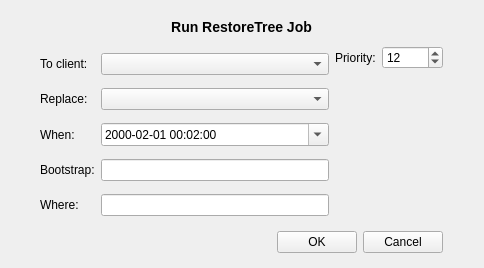
<ui version="4.0" >
 <class>restoreTreeRunForm</class>
 <widget class="QWidget" name="restoreTreeRunForm" >
  <property name="geometry" >
   <rect>
    <x>0</x>
    <y>0</y>
    <width>484</width>
    <height>268</height>
   </rect>
  </property>
  <property name="windowTitle" >
   <string>Form</string>
  </property>
  <layout class="QGridLayout" >
   <property name="margin" >
    <number>9</number>
   </property>
   <property name="spacing" >
    <number>6</number>
   </property>
   <item row="2" column="1" >
    <spacer>
     <property name="orientation" >
      <enum>Qt::Vertical</enum>
     </property>
     <property name="sizeHint" >
      <size>
       <width>20</width>
       <height>20</height>
      </size>
     </property>
    </spacer>
   </item>
   <item row="0" column="1" >
    <spacer>
     <property name="orientation" >
      <enum>Qt::Vertical</enum>
     </property>
     <property name="sizeHint" >
      <size>
       <width>20</width>
       <height>20</height>
      </size>
     </property>
    </spacer>
   </item>
   <item row="1" column="1" >
    <layout class="QGridLayout" >
     <property name="margin" >
      <number>0</number>
     </property>
     <property name="spacing" >
      <number>6</number>
     </property>
     <item row="1" column="0" >
      <layout class="QGridLayout" >
       <property name="margin" >
        <number>0</number>
       </property>
       <property name="spacing" >
        <number>6</number>
       </property>
       <item row="1" column="1" >
        <widget class="QComboBox" name="replaceCombo" />
       </item>
       <item row="1" column="0" >
        <widget class="QLabel" name="label_13" >
         <property name="text" >
          <string>Replace:</string>
         </property>
        </widget>
       </item>
       <item row="0" column="1" >
        <widget class="QComboBox" name="clientCombo" />
       </item>
       <item row="2" column="1" >
        <widget class="QDateTimeEdit" name="dateTimeEdit" >
         <property name="dateTime" >
          <datetime>
           <hour>0</hour>
           <minute>2</minute>
           <second>0</second>
           <year>2000</year>
           <month>1</month>
           <day>1</day>
          </datetime>
         </property>
         <property name="displayFormat" >
          <string>yyyy-mm-dd hh:mm:ss</string>
         </property>
         <property name="calendarPopup" >
          <bool>true</bool>
         </property>
        </widget>
       </item>
       <item row="4" column="0" >
        <widget class="QLabel" name="label_5" >
         <property name="text" >
          <string>Where:</string>
         </property>
         <property name="openExternalLinks" >
          <bool>true</bool>
         </property>
         <property name="buddy" >
          <cstring>where</cstring>
         </property>
        </widget>
       </item>
       <item row="4" column="1" >
        <widget class="QLineEdit" name="where" >
         <property name="enabled" >
          <bool>true</bool>
         </property>
         <property name="minimumSize" >
          <size>
           <width>200</width>
           <height>0</height>
          </size>
         </property>
         <property name="readOnly" >
          <bool>false</bool>
         </property>
        </widget>
       </item>
       <item row="3" column="1" >
        <widget class="QLineEdit" name="bootstrap" >
         <property name="enabled" >
          <bool>true</bool>
         </property>
         <property name="minimumSize" >
          <size>
           <width>200</width>
           <height>0</height>
          </size>
         </property>
         <property name="readOnly" >
          <bool>false</bool>
         </property>
        </widget>
       </item>
       <item row="2" column="0" >
        <widget class="QLabel" name="label" >
         <property name="text" >
          <string>When:</string>
         </property>
         <property name="buddy" >
          <cstring>dateTimeEdit</cstring>
         </property>
        </widget>
       </item>
       <item row="0" column="0" >
        <widget class="QLabel" name="label_8" >
         <property name="text" >
          <string>To client:</string>
         </property>
         <property name="buddy" >
          <cstring>clientCombo</cstring>
         </property>
        </widget>
       </item>
       <item row="3" column="0" >
        <widget class="QLabel" name="label_12" >
         <property name="text" >
          <string>Bootstrap:</string>
         </property>
         <property name="buddy" >
          <cstring>bootstrap</cstring>
         </property>
        </widget>
       </item>
      </layout>
     </item>
     <item row="1" column="1" >
      <layout class="QVBoxLayout" >
       <property name="margin" >
        <number>0</number>
       </property>
       <property name="spacing" >
        <number>6</number>
       </property>
       <item>
        <layout class="QHBoxLayout" >
         <property name="margin" >
          <number>0</number>
         </property>
         <property name="spacing" >
          <number>6</number>
         </property>
         <item>
          <widget class="QLabel" name="label_4" >
           <property name="text" >
            <string>Priority:</string>
           </property>
           <property name="buddy" >
            <cstring>prioritySpin</cstring>
           </property>
          </widget>
         </item>
         <item>
          <widget class="QSpinBox" name="prioritySpin" >
           <property name="maximum" >
            <number>10000</number>
           </property>
           <property name="minimum" >
            <number>1</number>
           </property>
           <property name="value" >
            <number>12</number>
           </property>
          </widget>
         </item>
        </layout>
       </item>
       <item>
        <spacer>
         <property name="orientation" >
          <enum>Qt::Vertical</enum>
         </property>
         <property name="sizeHint" >
          <size>
           <width>20</width>
           <height>171</height>
          </size>
         </property>
        </spacer>
       </item>
      </layout>
     </item>
     <item row="2" column="0" colspan="2" >
      <layout class="QHBoxLayout" >
       <property name="margin" >
        <number>0</number>
       </property>
       <property name="spacing" >
        <number>6</number>
       </property>
       <item>
        <spacer>
         <property name="orientation" >
          <enum>Qt::Horizontal</enum>
         </property>
         <property name="sizeHint" >
          <size>
           <width>40</width>
           <height>20</height>
          </size>
         </property>
        </spacer>
       </item>
       <item>
        <widget class="QPushButton" name="okButton" >
         <property name="text" >
          <string>OK</string>
         </property>
        </widget>
       </item>
       <item>
        <widget class="QPushButton" name="cancelButton" >
         <property name="text" >
          <string>Cancel</string>
         </property>
        </widget>
       </item>
      </layout>
     </item>
     <item row="0" column="0" colspan="2" >
      <layout class="QHBoxLayout" >
       <property name="margin" >
        <number>0</number>
       </property>
       <property name="spacing" >
        <number>6</number>
       </property>
       <item>
        <spacer>
         <property name="orientation" >
          <enum>Qt::Horizontal</enum>
         </property>
         <property name="sizeType" >
          <enum>QSizePolicy::Fixed</enum>
         </property>
         <property name="sizeHint" >
          <size>
           <width>131</width>
           <height>25</height>
          </size>
         </property>
        </spacer>
       </item>
       <item>
        <widget class="QLabel" name="run" >
         <property name="maximumSize" >
          <size>
           <width>16777215</width>
           <height>30</height>
          </size>
         </property>
         <property name="text" >
          <string>&lt;h3>Run RestoreTree Job&lt;/h3></string>
         </property>
         <property name="alignment" >
          <set>Qt::AlignCenter</set>
         </property>
        </widget>
       </item>
       <item>
        <spacer>
         <property name="orientation" >
          <enum>Qt::Horizontal</enum>
         </property>
         <property name="sizeType" >
          <enum>QSizePolicy::Fixed</enum>
         </property>
         <property name="sizeHint" >
          <size>
           <width>131</width>
           <height>25</height>
          </size>
         </property>
        </spacer>
       </item>
      </layout>
     </item>
    </layout>
   </item>
   <item row="1" column="0" >
    <spacer>
     <property name="orientation" >
      <enum>Qt::Horizontal</enum>
     </property>
     <property name="sizeHint" >
      <size>
       <width>40</width>
       <height>20</height>
      </size>
     </property>
    </spacer>
   </item>
   <item row="1" column="2" >
    <spacer>
     <property name="orientation" >
      <enum>Qt::Horizontal</enum>
     </property>
     <property name="sizeHint" >
      <size>
       <width>40</width>
       <height>20</height>
      </size>
     </property>
    </spacer>
   </item>
  </layout>
 </widget>
 <resources/>
 <connections/>
</ui>
